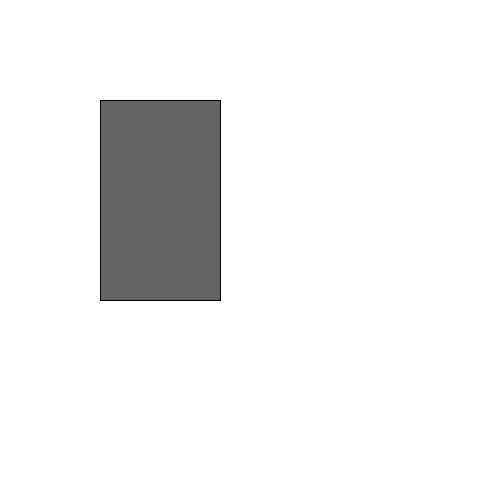
Frame 1 (no input)
Frame 60 (the mouse pressed at the canvas centre just before this capture): identical to frame 1, image omitted
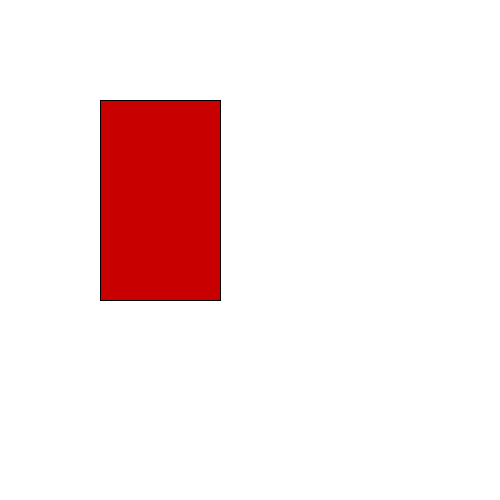
Frame 120 (the mouse held since frame 60 and released just before this capture)

The Processing sketch that drew these frames (run headless with seeded random() and noise(); from frame 60 on, the mouse is pressed at the canvas centre):

// Processing sketch: ex_26_1
// ── ex_26_1.pde
void setup (){
  fill (100,100,100);
  size (500,500);
  background (255);
}


// ex 26.1

  float x = 0;

void draw (){

  rect (100+x,100+x,120+x,200+x);
}

void mousePressed (){
fill (200,0,0);
}

void mouseReleased (){
 fill (100,100,100);
}
  
